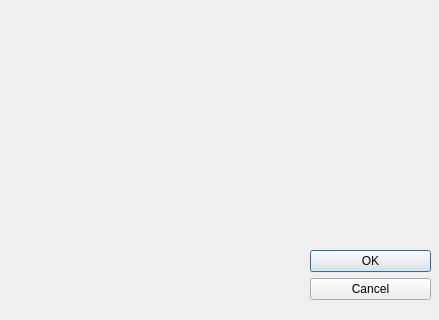
<?xml version="1.0" encoding="UTF-8"?>
<ui version="4.0">
 <class>plotsettings</class>
 <widget class="QDialog" name="plotsettings">
  <property name="geometry">
   <rect>
    <x>0</x>
    <y>0</y>
    <width>439</width>
    <height>320</height>
   </rect>
  </property>
  <property name="windowTitle">
   <string>Dialog</string>
  </property>
  <widget class="QDialogButtonBox" name="buttonBox">
   <property name="geometry">
    <rect>
     <x>310</x>
     <y>250</y>
     <width>121</width>
     <height>61</height>
    </rect>
   </property>
   <property name="orientation">
    <enum>Qt::Vertical</enum>
   </property>
   <property name="standardButtons">
    <set>QDialogButtonBox::Cancel|QDialogButtonBox::Ok</set>
   </property>
  </widget>
 </widget>
 <resources/>
 <connections>
  <connection>
   <sender>buttonBox</sender>
   <signal>accepted()</signal>
   <receiver>plotsettings</receiver>
   <slot>accept()</slot>
   <hints>
    <hint type="sourcelabel">
     <x>248</x>
     <y>254</y>
    </hint>
    <hint type="destinationlabel">
     <x>157</x>
     <y>274</y>
    </hint>
   </hints>
  </connection>
  <connection>
   <sender>buttonBox</sender>
   <signal>rejected()</signal>
   <receiver>plotsettings</receiver>
   <slot>reject()</slot>
   <hints>
    <hint type="sourcelabel">
     <x>316</x>
     <y>260</y>
    </hint>
    <hint type="destinationlabel">
     <x>286</x>
     <y>274</y>
    </hint>
   </hints>
  </connection>
 </connections>
</ui>
